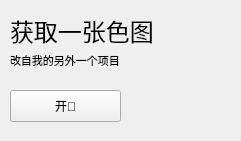
       <widget class="ElevatedCardWidget" name="ElevatedCardWidget_5">
        <property name="geometry">
         <rect>
          <x>850</x>
          <y>10</y>
          <width>241</width>
          <height>141</height>
         </rect>
        </property>
        <widget class="TitleLabel" name="TitleLabel_7">
         <property name="geometry">
          <rect>
           <x>10</x>
           <y>0</y>
           <width>231</width>
           <height>61</height>
          </rect>
         </property>
         <property name="font">
          <font>
           <family>微软雅黑</family>
           <pointsize>18</pointsize>
           <weight>50</weight>
           <bold>false</bold>
          </font>
         </property>
         <property name="text">
          <string>获取一张色图</string>
         </property>
        </widget>
        <widget class="CaptionLabel" name="CaptionLabel_5">
         <property name="geometry">
          <rect>
           <x>10</x>
           <y>40</y>
           <width>141</width>
           <height>41</height>
          </rect>
         </property>
         <property name="font">
          <font>
           <family>微软雅黑</family>
           <pointsize>8</pointsize>
           <weight>50</weight>
           <bold>false</bold>
          </font>
         </property>
         <property name="text">
          <string>改自我的另外一个项目</string>
         </property>
        </widget>
        <widget class="PushButton" name="deer_pipe">
         <property name="geometry">
          <rect>
           <x>10</x>
           <y>90</y>
           <width>111</width>
           <height>32</height>
          </rect>
         </property>
         <property name="styleSheet">
          <string notr="true">/* ==================== 基础按钮样式 ==================== */
/* 默认状态：青色背景，白色文字，保留圆角和边框 */
PushButton, ToolButton, ToggleButton, ToggleToolButton,
PrimaryPushButton, PrimaryToolButton {
    color: white;
    background-color: #4ca0af;
    border: 1px solid #45a049;
    border-bottom: 1px solid #007780;
    border-radius: 5px;
    padding: 5px 12px 6px 12px;
    outline: none;
}

/* 悬停状态：背景保持青色，文字变为黑色 */
PushButton:hover, ToolButton:hover, ToggleButton:hover, ToggleToolButton:hover,
PrimaryPushButton:hover, PrimaryToolButton:hover {
    
    background-color: #45a049; /* 强制背景色不变 */
    border: 1px solid #45a049;
    border-bottom: 1px solid #007780;
}

/* 按下状态：背景保持青色，文字变为黑色（或深灰色以示反馈） */
PushButton:pressed, ToolButton:pressed, ToggleButton:pressed, ToggleToolButton:pressed,
PrimaryPushButton:pressed, PrimaryToolButton:pressed {
    color: rgba(0, 0, 0, 0.7); /* 按下时文字稍暗，提供视觉反馈 */
    background-color: #009faa; /* 强制背景色不变 */
    border-bottom: 1px solid #007780;
}

/* 禁用状态：背景变灰，文字变灰 */
PushButton:disabled, ToolButton:disabled, ToggleButton:disabled, ToggleToolButton:disabled,
PrimaryPushButton:disabled, PrimaryToolButton:disabled {
    color: rgba(255, 255, 255, 0.6);
    background-color: rgba(0, 0, 0, 0.2);
    border: 1px solid rgba(0, 0, 0, 0.1);
}

/* ==================== 特殊按钮的内边距调整 ==================== */
ToolButton {
    padding: 5px 9px 6px 8px;
}

PushButton[isPlaceholderText=true] {
    color: rgba(0, 0, 0, 0.6063);
}

PushButton[hasIcon=false] {
    padding: 5px 12px 6px 12px;
}

PushButton[hasIcon=true] {
    padding: 5px 12px 6px 36px;
}

DropDownToolButton, PrimaryDropDownToolButton {
    padding: 5px 31px 6px 8px;
}

DropDownPushButton[hasIcon=false],
PrimaryDropDownPushButton[hasIcon=false] {
    padding: 5px 31px 6px 12px;
}

DropDownPushButton[hasIcon=true],
PrimaryDropDownPushButton[hasIcon=true] {
    padding: 5px 31px 6px 36px;
}

/* ==================== 切换按钮的选中状态 ==================== */
/* 选中状态默认就是青色，所以文字保持白色 */
ToggleButton:checked,
ToggleToolButton:checked {
    color: white;
    background-color: #009faa;
    border: 1px solid #00a7b3;
    border-bottom: 1px solid #007780;
}

/* 选中状态下悬停，文字变为黑色 */
ToggleButton:checked:hover,
ToggleToolButton:checked:hover {
    color: black;
    background-color: #009faa;
}

/* 选中状态下按下，文字变为深黑色 */
ToggleButton:checked:pressed,
ToggleToolButton:checked:pressed {
    color: rgba(0, 0, 0, 0.7);
    background-color: #009faa;
}

/* 选中状态下禁用 */
ToggleButton:checked:disabled,
ToggleToolButton:checked:disabled {
    color: rgba(255, 255, 255, 0.6);
    background-color: rgba(0, 0, 0, 0.2);
    border: 1px solid rgba(0, 0, 0, 0.1);
}


/* ==================== 分割按钮 ==================== */
SplitDropButton,
PrimarySplitDropButton {
    border-left: none;
    border-top-left-radius: 0;
    border-bottom-left-radius: 0;
}

#splitPushButton,
#splitToolButton,
#primarySplitPushButton,
#primarySplitToolButton {
    border-top-right-radius: 0;
    border-bottom-right-radius: 0;
}

#splitPushButton:pressed,
#splitToolButton:pressed,
SplitDropButton:pressed {
    border-bottom: 1px solid #007780;
}

PrimarySplitDropButton:pressed {
    border-bottom: 1px solid #007780;
}

#primarySplitPushButton, #primarySplitToolButton {
    border-right: 1px solid #00a7b3;
}

#primarySplitPushButton:pressed, #primarySplitToolButton:pressed {
    border-bottom: 1px solid #007780;
}

/* ==================== 其他控件（保留原始样式）==================== */
HyperlinkButton {
    padding: 6px 12px 6px 12px;
    color: #009faa;
    border: none;
    border-radius: 6px;
    background-color: transparent;
}

HyperlinkButton[hasIcon=false] {
    padding: 6px 12px 6px 12px;
}

HyperlinkButton[hasIcon=true] {
    padding: 6px 12px 6px 36px;
}

HyperlinkButton:hover {
    color: #009faa;
    background-color: rgba(0, 0, 0, 10);
    border: none;
}

HyperlinkButton:pressed {
    color: #009faa;
    background-color: rgba(0, 0, 0, 6);
    border: none;
}

HyperlinkButton:disabled {
    color: rgba(0, 0, 0, 0.43);
    background-color: transparent;
    border: none;
}

RadioButton {
    min-height: 24px;
    max-height: 24px;
    background-color: transparent;
    font: 14px 'Segoe UI', 'Microsoft YaHei', 'PingFang SC';
    color: black;
}

RadioButton::indicator {
    width: 18px;
    height: 18px;
    border-radius: 11px;
    border: 2px solid #999999;
    background-color: rgba(0, 0, 0, 5);
    margin-right: 4px;
}

RadioButton::indicator:hover {
    background-color: rgba(0, 0, 0, 0);
}

RadioButton::indicator:pressed {
    border: 2px solid #bbbbbb;
    background-color: qradialgradient(spread:pad, cx:0.5, cy:0.5, radius:0.5, fx:0.5, fy:0.5,
            stop:0 rgb(255, 255, 255),
            stop:0.5 rgb(255, 255, 255),
            stop:0.6 rgb(225, 224, 223),
            stop:1 rgb(225, 224, 223));
}

RadioButton::indicator:checked {
    height: 22px;
    width: 22px;
    border: none;
    border-radius: 11px;
    background-color: qradialgradient(spread:pad, cx:0.5, cy:0.5, radius:0.5, fx:0.5, fy:0.5,
            stop:0 rgb(255, 255, 255),
            stop:0.5 rgb(255, 255, 255),
            stop:0.6 #009faa,
            stop:1 #009faa);
}

RadioButton::indicator:checked:hover {
    background-color: qradialgradient(spread:pad, cx:0.5, cy:0.5, radius:0.5, fx:0.5, fy:0.5,
            stop:0 rgb(255, 255, 255),
            stop:0.6 rgb(255, 255, 255),
            stop:0.7 #009faa,
            stop:1 #009faa);
}

RadioButton::indicator:checked:pressed {
    background-color: qradialgradient(spread:pad, cx:0.5, cy:0.5, radius:0.5, fx:0.5, fy:0.5,
            stop:0 rgb(255, 255, 255),
            stop:0.5 rgb(255, 255, 255),
            stop:0.6 #009faa,
            stop:1 #009faa);
}

RadioButton:disabled {
    color: rgba(0, 0, 0, 110);
}

RadioButton::indicator:disabled {
    border: 2px solid #bbbbbb;
    background-color: transparent;
}

RadioButton::indicator:disabled:checked {
    border: none;
    background-color: qradialgradient(spread:pad, cx:0.5, cy:0.5, radius:0.5, fx:0.5, fy:0.5,
            stop:0 rgb(255, 255, 255),
            stop:0.5 rgb(255, 255, 255),
            stop:0.6 rgba(0, 0, 0, 0.2169),
            stop:1 rgba(0, 0, 0, 0.2169));
}

TransparentToolButton,
TransparentToggleToolButton,
TransparentDropDownToolButton,
TransparentPushButton,
TransparentDropDownPushButton,
TransparentTogglePushButton {
    background-color: transparent;
    border: none;
    border-radius: 5px;
    margin: 0;
}

TransparentToolButton:hover,
TransparentToggleToolButton:hover,
TransparentDropDownToolButton:hover,
TransparentPushButton:hover,
TransparentDropDownPushButton:hover,
TransparentTogglePushButton:hover {
    background-color: rgba(0, 0, 0, 9);
    border: none;
}

TransparentToolButton:pressed,
TransparentToggleToolButton:pressed,
TransparentDropDownToolButton:pressed,
TransparentPushButton:pressed,
TransparentDropDownPushButton:pressed,
TransparentTogglePushButton:pressed {
    background-color: rgba(0, 0, 0, 6);
    border: none;
}

TransparentToolButton:disabled,
TransparentToggleToolButton:disabled,
TransparentDropDownToolButton:disabled,
TransparentPushButton:disabled,
TransparentDropDownPushButton:disabled,
TransparentTogglePushButton:disabled {
    background-color: transparent;
    border: none;
}

PillPushButton,
PillPushButton:hover,
PillPushButton:pressed,
PillPushButton:disabled,
PillPushButton:checked,
PillPushButton:checked:hover,
PillPushButton:checked:pressed,
PillPushButton:disabled:checked,
PillToolButton,
PillToolButton:hover,
PillToolButton:pressed,
PillToolButton:disabled,
PillToolButton:checked,
PillToolButton:checked:hover,
PillToolButton:checked:pressed,
PillToolButton:disabled:checked {
    background-color: transparent;
    border: none;
}
</string>
         </property>
         <property name="text">
          <string>开🦌</string>
         </property>
        </widget>
       </widget>
